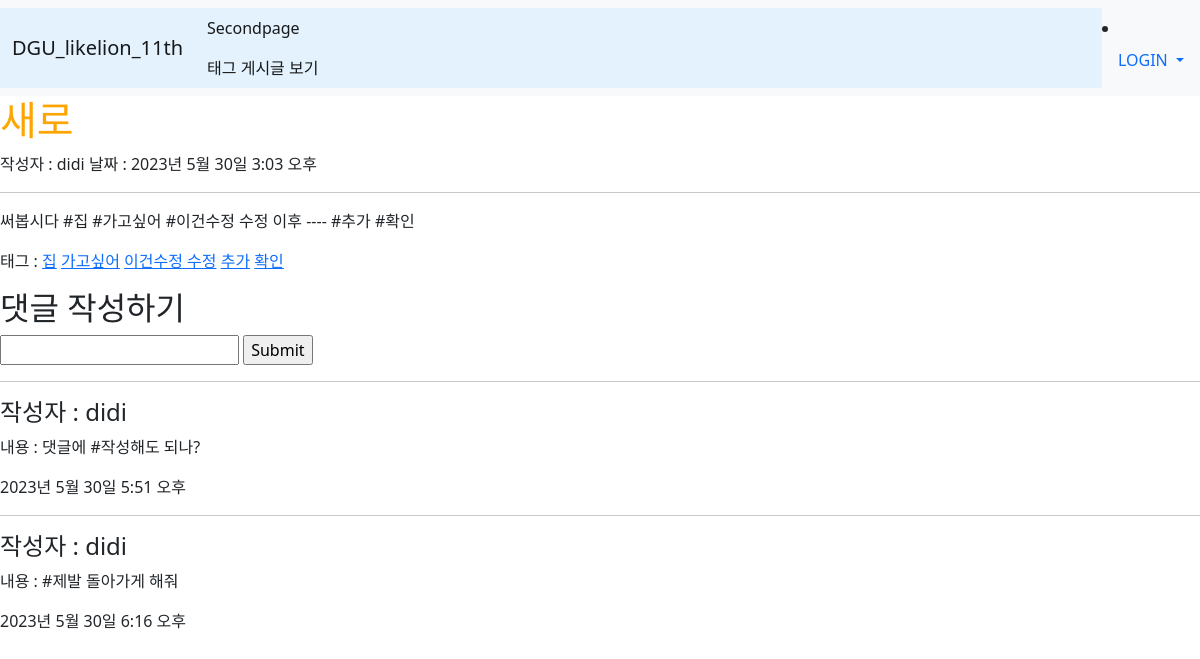
The page /10 on the database its author committed.
### main/models.py (models this page shows, shortened)
class Blog(models.Model):
    title = models.CharField(max_length=200)
    writer = models.ForeignKey(User, null=False, blank=False, on_delete=models.CASCADE)
    pub_date = models.DateTimeField()
    body = models.TextField()
    image = models.ImageField(upload_to="blog/", blank=True, null=True)
    tags = models.ManyToManyField(Tag, related_name='blogs', blank=True)

class Tag(models.Model):
    name=models.CharField(max_length=30, null=False, blank=False)
    def __str__(self):
        return self.name

class Comment(models.Model):
    content = models.TextField()
    pub_date = models.DateTimeField()
    writer = models.ForeignKey(User, null=False, blank=False, on_delete=models.CASCADE)
    blog = models.ForeignKey(Blog, null=False, blank=False, on_delete=models.CASCADE)
    tags = models.ManyToManyField(Tag, related_name='comments', blank=True)

### main/views.py (the view, shortened to what this page needs)
# urls.py: path('<int:id>', detail, name="detail"),
def detail(request, id):
    blog = get_object_or_404(Blog, pk = id)
    if request.method == 'GET':
        comments = Comment.objects.filter(blog=blog)
        return render(request, 'main/detail.html', {
            'blog':blog,
            'comments':comments,
            })

### main/templates/main/detail.html (shortened to what this page needs)
{% extends 'base.html' %}
{% load static %}
{% block content %}
<h1>{{blog.title}}</h1>
작성자 : {{blog.writer}}
날짜 : {{blog.pub_date}}
<hr>
<p>{{blog.body}}</p>
<p>태그 :
    {% for tag in blog.tags.all %}
    <a href = "{% url 'main:tag_blogs' tag.pk %}">{{ tag.name}}</a>
    {% endfor %}
</p>
<div class="comment_container">
    <div class="comment_form">
        <h2>댓글 작성하기</h2>
        <form method="POST" action="{% url 'main:detail' blog.id %}">
            <input type="text" name="content">
            <input type="submit" name="submit">
        </form>
    </div>
    <div class="comment_list">
        {% for c in comments %}
        <hr>
        <h4>작성자 : {{c.writer}}</h4>
        <p>내용 : {{c.content}}</p>
        <p>{{c.pub_date}}</p>
        {% endfor %}
    </div>
</div>
{% endblock %}

### likelion_11th_session/static/css/project.css (style rules this page uses)
h1 { color : orange; }

### rows shown on the page
Blog: title "새로", writer "didi", pub_date "2023년 5월 30일 3:03 오후", body "써봅시다 #집 #가고싶어 #이건수정 수정 이후 ---- #추가 #확인"
Tag: name "집"
Tag: name "가고싶어"
Tag: name "이건수정 수정"
Tag: name "추가"
Tag: name "확인"
Comment: writer "didi", content "댓글에 #작성해도 되나?", pub_date "2023년 5월 30일 5:51 오후"
Comment: writer "didi", content "#제발 돌아가게 해줘", pub_date "2023년 5월 30일 6:16 오후"
